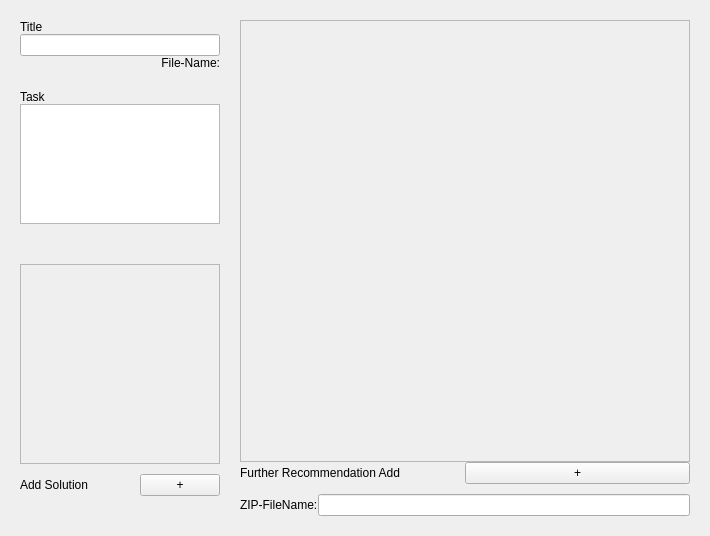
<?xml version="1.0" encoding="UTF-8"?>
<ui version="4.0">
 <class>MainWindow</class>
 <widget class="QMainWindow" name="MainWindow">
  <property name="geometry">
   <rect>
    <x>0</x>
    <y>0</y>
    <width>663</width>
    <height>536</height>
   </rect>
  </property>
  <property name="windowTitle">
   <string>MainWindow</string>
  </property>
  <widget class="QWidget" name="centralwidget">
   <layout class="QHBoxLayout" name="horizontalLayout_2">
    <property name="spacing">
     <number>7</number>
    </property>
    <property name="leftMargin">
     <number>20</number>
    </property>
    <property name="topMargin">
     <number>20</number>
    </property>
    <property name="rightMargin">
     <number>20</number>
    </property>
    <property name="bottomMargin">
     <number>20</number>
    </property>
    <item>
     <layout class="QHBoxLayout" name="horizontalLayout" stretch="1,0">
      <property name="spacing">
       <number>0</number>
      </property>
      <property name="sizeConstraint">
       <enum>QLayout::SetDefaultConstraint</enum>
      </property>
      <item>
       <layout class="QVBoxLayout" name="verticalLayout_3" stretch="0,0,0,0,0,0,0,0,0">
        <property name="spacing">
         <number>0</number>
        </property>
        <item>
         <widget class="QLabel" name="label_title">
          <property name="sizePolicy">
           <sizepolicy hsizetype="Expanding" vsizetype="Preferred">
            <horstretch>0</horstretch>
            <verstretch>0</verstretch>
           </sizepolicy>
          </property>
          <property name="text">
           <string>Title</string>
          </property>
         </widget>
        </item>
        <item>
         <widget class="QLineEdit" name="lineEdit_title"/>
        </item>
        <item>
         <widget class="QLabel" name="label_filename">
          <property name="sizePolicy">
           <sizepolicy hsizetype="Expanding" vsizetype="Preferred">
            <horstretch>0</horstretch>
            <verstretch>0</verstretch>
           </sizepolicy>
          </property>
          <property name="text">
           <string>File-Name:</string>
          </property>
          <property name="alignment">
           <set>Qt::AlignRight|Qt::AlignTrailing|Qt::AlignVCenter</set>
          </property>
         </widget>
        </item>
        <item>
         <spacer name="verticalSpacer_3">
          <property name="orientation">
           <enum>Qt::Vertical</enum>
          </property>
          <property name="sizeType">
           <enum>QSizePolicy::Fixed</enum>
          </property>
          <property name="sizeHint" stdset="0">
           <size>
            <width>20</width>
            <height>20</height>
           </size>
          </property>
         </spacer>
        </item>
        <item>
         <widget class="QLabel" name="label_3">
          <property name="sizePolicy">
           <sizepolicy hsizetype="Expanding" vsizetype="Preferred">
            <horstretch>0</horstretch>
            <verstretch>0</verstretch>
           </sizepolicy>
          </property>
          <property name="text">
           <string>Task</string>
          </property>
         </widget>
        </item>
        <item>
         <widget class="QPlainTextEdit" name="plainTextEdit_task">
          <property name="lineWrapMode">
           <enum>QPlainTextEdit::NoWrap</enum>
          </property>
         </widget>
        </item>
        <item>
         <spacer name="verticalSpacer_4">
          <property name="orientation">
           <enum>Qt::Vertical</enum>
          </property>
          <property name="sizeType">
           <enum>QSizePolicy::Fixed</enum>
          </property>
          <property name="sizeHint" stdset="0">
           <size>
            <width>10</width>
            <height>40</height>
           </size>
          </property>
         </spacer>
        </item>
        <item>
         <layout class="QVBoxLayout" name="verticalLayout_solutions">
          <property name="spacing">
           <number>0</number>
          </property>
          <property name="bottomMargin">
           <number>0</number>
          </property>
          <item>
           <widget class="QScrollArea" name="scrollArea_solution">
            <property name="minimumSize">
             <size>
              <width>200</width>
              <height>200</height>
             </size>
            </property>
            <property name="widgetResizable">
             <bool>true</bool>
            </property>
            <widget class="QWidget" name="scrollAreaWidgetContents_2">
             <property name="geometry">
              <rect>
               <x>0</x>
               <y>0</y>
               <width>198</width>
               <height>198</height>
              </rect>
             </property>
             <layout class="QVBoxLayout" name="verticalLayout_17">
              <property name="spacing">
               <number>0</number>
              </property>
              <property name="leftMargin">
               <number>0</number>
              </property>
              <property name="topMargin">
               <number>0</number>
              </property>
              <property name="rightMargin">
               <number>0</number>
              </property>
              <property name="bottomMargin">
               <number>0</number>
              </property>
              <item>
               <layout class="QVBoxLayout" name="verticalLayout_scrollAreaSolution">
                <property name="spacing">
                 <number>7</number>
                </property>
               </layout>
              </item>
             </layout>
            </widget>
           </widget>
          </item>
         </layout>
        </item>
        <item>
         <layout class="QHBoxLayout" name="horizontalLayout_3">
          <property name="topMargin">
           <number>10</number>
          </property>
          <property name="bottomMargin">
           <number>20</number>
          </property>
          <item>
           <widget class="QLabel" name="label_5">
            <property name="sizePolicy">
             <sizepolicy hsizetype="Preferred" vsizetype="Expanding">
              <horstretch>0</horstretch>
              <verstretch>0</verstretch>
             </sizepolicy>
            </property>
            <property name="text">
             <string>Add Solution</string>
            </property>
           </widget>
          </item>
          <item>
           <widget class="QPushButton" name="pushButton_addSolution">
            <property name="sizePolicy">
             <sizepolicy hsizetype="Fixed" vsizetype="Fixed">
              <horstretch>0</horstretch>
              <verstretch>0</verstretch>
             </sizepolicy>
            </property>
            <property name="maximumSize">
             <size>
              <width>16777215</width>
              <height>16777215</height>
             </size>
            </property>
            <property name="text">
             <string>+</string>
            </property>
           </widget>
          </item>
         </layout>
        </item>
       </layout>
      </item>
      <item>
       <layout class="QVBoxLayout" name="verticalLayout">
        <property name="spacing">
         <number>0</number>
        </property>
        <property name="sizeConstraint">
         <enum>QLayout::SetDefaultConstraint</enum>
        </property>
        <property name="rightMargin">
         <number>0</number>
        </property>
        <item>
         <layout class="QHBoxLayout" name="horizontalLayout_4">
          <property name="bottomMargin">
           <number>0</number>
          </property>
          <item>
           <layout class="QVBoxLayout" name="verticalLayout_8">
            <property name="rightMargin">
             <number>20</number>
            </property>
            <property name="bottomMargin">
             <number>20</number>
            </property>
            <item>
             <spacer name="horizontalSpacer_4">
              <property name="orientation">
               <enum>Qt::Horizontal</enum>
              </property>
              <property name="sizeHint" stdset="0">
               <size>
                <width>0</width>
                <height>20</height>
               </size>
              </property>
             </spacer>
            </item>
           </layout>
          </item>
          <item>
           <layout class="QVBoxLayout" name="verticalLayout_16">
            <item>
             <layout class="QVBoxLayout" name="verticalLayout_5">
              <property name="sizeConstraint">
               <enum>QLayout::SetDefaultConstraint</enum>
              </property>
              <property name="bottomMargin">
               <number>0</number>
              </property>
              <item>
               <widget class="QScrollArea" name="scrollArea_recommendations">
                <property name="sizePolicy">
                 <sizepolicy hsizetype="Expanding" vsizetype="Expanding">
                  <horstretch>0</horstretch>
                  <verstretch>0</verstretch>
                 </sizepolicy>
                </property>
                <property name="minimumSize">
                 <size>
                  <width>450</width>
                  <height>0</height>
                 </size>
                </property>
                <property name="widgetResizable">
                 <bool>true</bool>
                </property>
                <widget class="QWidget" name="scrollAreaWidgetContents">
                 <property name="geometry">
                  <rect>
                   <x>0</x>
                   <y>0</y>
                   <width>448</width>
                   <height>414</height>
                  </rect>
                 </property>
                 <property name="sizePolicy">
                  <sizepolicy hsizetype="Expanding" vsizetype="Expanding">
                   <horstretch>0</horstretch>
                   <verstretch>0</verstretch>
                  </sizepolicy>
                 </property>
                 <property name="minimumSize">
                  <size>
                   <width>380</width>
                   <height>0</height>
                  </size>
                 </property>
                 <layout class="QVBoxLayout" name="verticalLayout_2">
                  <property name="leftMargin">
                   <number>0</number>
                  </property>
                  <property name="topMargin">
                   <number>0</number>
                  </property>
                  <property name="rightMargin">
                   <number>0</number>
                  </property>
                  <property name="bottomMargin">
                   <number>0</number>
                  </property>
                  <item>
                   <layout class="QVBoxLayout" name="verticalLayout_scrollAreaRecommendation">
                    <property name="spacing">
                     <number>0</number>
                    </property>
                    <property name="sizeConstraint">
                     <enum>QLayout::SetMinimumSize</enum>
                    </property>
                    <item>
                     <layout class="QVBoxLayout" name="verticalLayout_7"/>
                    </item>
                    <item>
                     <spacer name="verticalSpacer_5">
                      <property name="orientation">
                       <enum>Qt::Vertical</enum>
                      </property>
                      <property name="sizeType">
                       <enum>QSizePolicy::MinimumExpanding</enum>
                      </property>
                      <property name="sizeHint" stdset="0">
                       <size>
                        <width>20</width>
                        <height>40</height>
                       </size>
                      </property>
                     </spacer>
                    </item>
                   </layout>
                  </item>
                 </layout>
                </widget>
               </widget>
              </item>
             </layout>
            </item>
            <item>
             <layout class="QVBoxLayout" name="verticalLayout_4">
              <property name="bottomMargin">
               <number>0</number>
              </property>
              <item>
               <layout class="QHBoxLayout" name="horizontalLayout_8">
                <property name="rightMargin">
                 <number>0</number>
                </property>
                <property name="bottomMargin">
                 <number>10</number>
                </property>
                <item>
                 <widget class="QLabel" name="label_4">
                  <property name="text">
                   <string>Further Recommendation Add</string>
                  </property>
                 </widget>
                </item>
                <item>
                 <widget class="QPushButton" name="pushButton_addRecommendation">
                  <property name="text">
                   <string>+</string>
                  </property>
                 </widget>
                </item>
               </layout>
              </item>
              <item>
               <layout class="QHBoxLayout" name="horizontalLayout_5">
                <property name="bottomMargin">
                 <number>0</number>
                </property>
                <item>
                 <widget class="QLabel" name="label">
                  <property name="text">
                   <string>ZIP-FileName:</string>
                  </property>
                 </widget>
                </item>
                <item>
                 <widget class="QLineEdit" name="lineEdit_2"/>
                </item>
               </layout>
              </item>
             </layout>
            </item>
           </layout>
          </item>
         </layout>
        </item>
        <item>
         <spacer name="horizontalSpacer">
          <property name="orientation">
           <enum>Qt::Horizontal</enum>
          </property>
          <property name="sizeHint" stdset="0">
           <size>
            <width>40</width>
            <height>0</height>
           </size>
          </property>
         </spacer>
        </item>
       </layout>
      </item>
     </layout>
    </item>
   </layout>
  </widget>
 </widget>
 <resources/>
 <connections/>
</ui>
